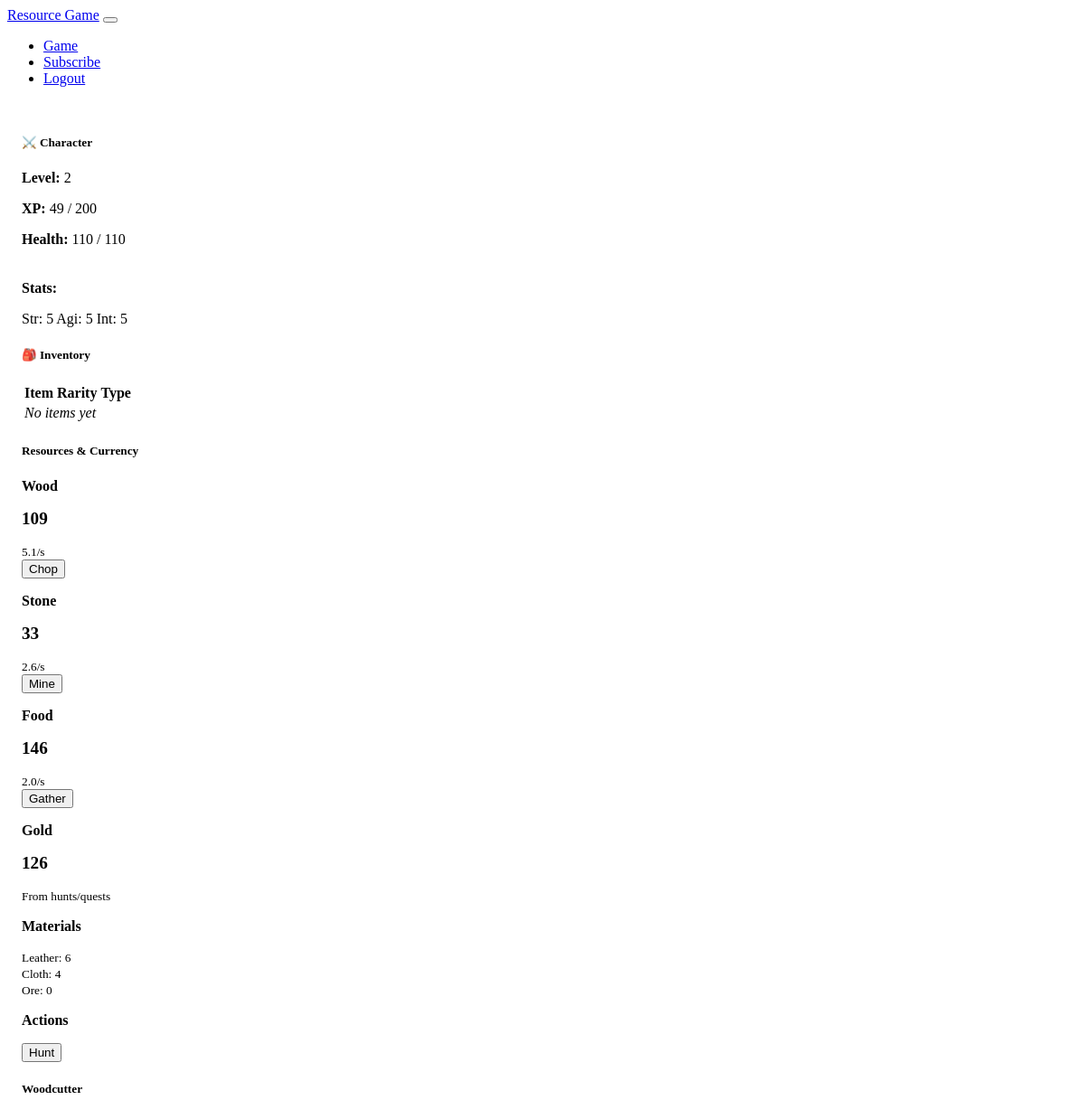
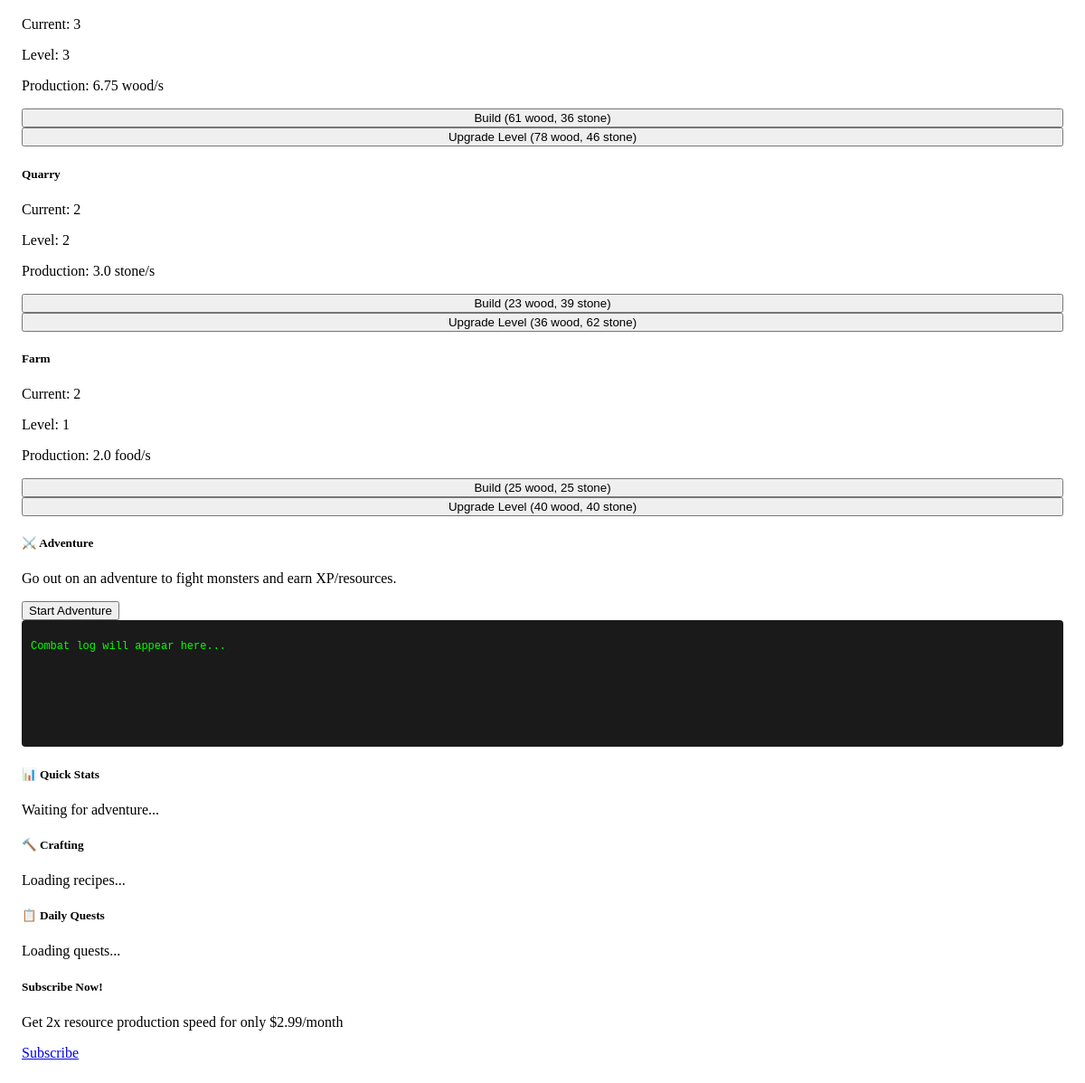
Page /game (signed in) on the committed database (2 pictures, top to bottom).
### models.py (models this page shows, shortened)
class PlayerStats(db.Model):
    id = db.Column(db.Integer, primary_key=True)
    user_id = db.Column(db.Integer, db.ForeignKey('user.id'))
    level = db.Column(db.Integer, default=1)
    experience = db.Column(db.Integer, default=0)
    health = db.Column(db.Integer, default=100)
    max_health = db.Column(db.Integer, default=100)
    strength = db.Column(db.Integer, default=5)
    agility = db.Column(db.Integer, default=5)
    intelligence = db.Column(db.Integer, default=5)

class Resources(db.Model):
    id = db.Column(db.Integer, primary_key=True)
    user_id = db.Column(db.Integer, db.ForeignKey('user.id'))
    wood = db.Column(db.Integer, default=0)
    stone = db.Column(db.Integer, default=0)
    food = db.Column(db.Integer, default=0)
    leather = db.Column(db.Integer, default=0)
    cloth = db.Column(db.Integer, default=0)
    iron_ore = db.Column(db.Integer, default=0)
    gold = db.Column(db.Integer, default=0)
    last_update = db.Column(db.DateTime, default=datetime.utcnow)
    last_hunt = db.Column(db.DateTime, default=datetime.utcnow)

class Buildings(db.Model):
    id = db.Column(db.Integer, primary_key=True)
    user_id = db.Column(db.Integer, db.ForeignKey('user.id'))
    woodcutter = db.Column(db.Integer, default=0)
    woodcutter_level = db.Column(db.Integer, default=1)
    quarry = db.Column(db.Integer, default=0)
    quarry_level = db.Column(db.Integer, default=1)
    farm = db.Column(db.Integer, default=0)
    farm_level = db.Column(db.Integer, default=1)

class User(UserMixin, db.Model):
    id = db.Column(db.Integer, primary_key=True)
    username = db.Column(db.String(64), unique=True, nullable=False)
    email = db.Column(db.String(120), unique=True, nullable=False)
    password_hash = db.Column(db.String(256))
    is_subscribed = db.Column(db.Boolean, default=False)
    subscription_end = db.Column(db.DateTime)
    resources = db.relationship('Resources', backref='user', uselist=False)
    buildings = db.relationship('Buildings', backref='user', uselist=False)
    stats = db.relationship('PlayerStats', backref='user', uselist=False)
    inventory_items = db.relationship('EquippedItem', backref='user')

### routes.py (the view)
@app.route('/game')
@login_required
def game():
    GameLogic.update_resources(current_user)
    db.session.commit()
    costs = {
        'woodcutter': GameLogic.get_building_costs('woodcutter', current_user.buildings.woodcutter, current_user.buildings.woodcutter_level),
        'quarry': GameLogic.get_building_costs('quarry', current_user.buildings.quarry, current_user.buildings.quarry_level),
        'farm': GameLogic.get_building_costs('farm', current_user.buildings.farm, current_user.buildings.farm_level),
    }
    upgrade_costs = {
        'woodcutter': GameLogic.get_upgrade_costs('woodcutter', current_user.buildings.woodcutter_level),
        'quarry': GameLogic.get_upgrade_costs('quarry', current_user.buildings.quarry_level),
        'farm': GameLogic.get_upgrade_costs('farm', current_user.buildings.farm_level),
    }
    return render_template('game.html', costs=costs, upgrade_costs=upgrade_costs)

### templates/game.html (shortened to what this page needs)
{% extends "layout.html" %}
{% block content %}
<div class="game-container">
    <div class="row mb-3">
        <div class="col-md-4">
            <div class="card">
                <div class="card-body">
                    <h5 class="card-title">⚔️ Character</h5>
                    <p><strong>Level:</strong> <span id="level">{{ current_user.stats.level }}</span></p>
                    <p><strong>XP:</strong> <span id="experience">{{ current_user.stats.experience }}</span> / {{ current_user.stats.level * 100 }}</p>
                    <div class="mb-3">
                        <strong>Health:</strong> <span id="health">{{ current_user.stats.health }}</span> / <span id="max_health">{{ current_user.stats.max_health }}</span>
                        <div class="progress" style="height: 20px;">
                        </div>
                    </div>
                    <p><strong>Stats:</strong></p>
                    <p class="mb-0">Str: <span id="strength" class="badge bg-danger">{{ current_user.stats.strength }}</span>
                    Agi: <span id="agility" class="badge bg-warning">{{ current_user.stats.agility }}</span>
                    Int: <span id="intelligence" class="badge bg-info">{{ current_user.stats.intelligence }}</span></p>
                </div>
            </div>
        </div>
        <div class="col-md-8">
            <div class="card">
                <div class="card-body">
                    <h5 class="card-title">🎒 Inventory</h5>
                    <table class="table table-sm" id="inventory-table">
                        <thead><tr><th>Item</th><th>Rarity</th><th>Type</th></tr></thead>
                        <tbody>
                        {% for equipped in current_user.inventory_items %}
                            <tr><td>{{ equipped.item.name }}</td><td><span class="badge bg-secondary">{{ equipped.item.rarity }}</span></td><td>{{ equipped.item.item_type }}</td></tr>
                        {% else %}
                            <tr><td colspan="3" class="text-center"><em>No items yet</em></td></tr>
                        {% endfor %}
                        </tbody>
                    </table>
                </div>
            </div>
        </div>
    </div>
    <div class="row mb-4">
        <div class="col-md-12">
            <div class="card">
                <div class="card-body">
                    <h5 class="card-title text-center mb-4">Resources & Currency</h5>
                    <div class="row">
                        <div class="col-md-2">
                            <p><strong>Wood</strong></p>
                            <p class="mb-1"><span id="wood" class="resource-counter">{{ current_user.resources.wood }}</span></p>
                            <small class="text-muted" id="wood-rate">{{ (current_user.buildings.woodcutter * 1.3 ** (current_user.buildings.woodcutter_level - 1) * (2 if current_user.is_subscribed else 1)) | round(1) }}/s</small>
                            <div class="mt-2">
                                <button class="btn btn-sm btn-secondary gather-btn w-100" data-resource="wood">
                                    Chop
                                </button>
                            </div>
                        </div>
                        <div class="col-md-2">
                            <p><strong>Stone</strong></p>
                            <p class="mb-1"><span id="stone" class="resource-counter">{{ current_user.resources.stone }}</span></p>
                            <small class="text-muted" id="stone-rate">{{ (current_user.buildings.quarry * 1.3 ** (current_user.buildings.quarry_level - 1) * (2 if current_user.is_subscribed else 1)) | round(1) }}/s</small>
                            <div class="mt-2">
                                <button class="btn btn-sm btn-secondary gather-btn w-100" data-resource="stone">
                                    Mine
                                </button>
                            </div>
                        </div>
                        <div class="col-md-2">
                            <p><strong>Food</strong></p>
                            <p class="mb-1"><span id="food" class="resource-counter">{{ current_user.resources.food }}</span></p>
                            <small class="text-muted" id="food-rate">{{ (current_user.buildings.farm * 1.3 ** (current_user.buildings.farm_level - 1) * (2 if current_user.is_subscribed else 1)) | round(1) }}/s</small>
                            <div class="mt-2">
                                <button class="btn btn-sm btn-secondary gather-btn w-100" data-resource="food">
                                    Gather
                                </button>
                            </div>
                        </div>
                        <div class="col-md-2">
                            <p><strong>Gold</strong></p>
                            <p class="mb-1"><span id="gold" class="resource-counter text-warning">{{ current_user.resources.gold }}</span></p>
                            <small class="text-muted">From hunts/quests</small>
                        </div>
                        <div class="col-md-2">
                            <p><strong>Materials</strong></p>
                            <small>Leather: <span id="leather">{{ current_user.resources.leather }}</span></small><br>
                            <small>Cloth: <span id="cloth">{{ current_user.resources.cloth }}</span></small><br>
                            <small>Ore: <span id="iron_ore">{{ current_user.resources.iron_ore }}</span></small>
                        </div>
                        <div class="col-md-2">
                            <p><strong>Actions</strong></p>
                            <button id="hunt-btn" class="btn btn-sm btn-success w-100 hunt-cooldown">
                                Hunt
                            </button>
                        </div>
                    </div>
                </div>
            </div>
        </div>
    </div>
    <div class="row">
        <div class="col-md-4">
            <div class="card">
                <div class="card-body text-center">
                    <h5 class="card-title">Woodcutter</h5>
                    <p>Current: <span id="woodcutter-count">{{ current_user.buildings.woodcutter }}</span></p>
                    <p>Level: <span id="woodcutter-level">{{ current_user.buildings.woodcutter_level }}</span></p>
                    <p>Production: {{ current_user.buildings.woodcutter * (2 if current_user.is_subscribed else 1) * (1.5 ** (current_user.buildings.woodcutter_level - 1)) }} wood/s</p>
                    <button class="btn btn-primary build-btn mb-2" data-building="woodcutter">
                        Build (<span class="cost-wood">{{ costs.woodcutter.wood }}</span> wood, <span class="cost-stone">{{ costs.woodcutter.stone }}</span> stone)
                    </button>
                    <button class="btn btn-secondary upgrade-btn" data-building="woodcutter">
                        Upgrade Level (<span class="cost-wood">{{ upgrade_costs.woodcutter.wood }}</span> wood, <span class="cost-stone">{{ upgrade_costs.woodcutter.stone }}</span> stone)
                    </button>
                </div>
            </div>
        </div>
        <div class="col-md-4">
            <div class="card">
                <div class="card-body text-center">
                    <h5 class="card-title">Quarry</h5>
                    <p>Current: <span id="quarry-count">{{ current_user.buildings.quarry }}</span></p>
                    <p>Level: <span id="quarry-level">{{ current_user.buildings.quarry_level }}</span></p>
                    <p>Production: {{ current_user.buildings.quarry * (2 if current_user.is_subscribed else 1) * (1.5 ** (current_user.buildings.quarry_level - 1)) }} stone/s</p>
                    <button class="btn btn-primary build-btn mb-2" data-building="quarry">
                        Build (<span class="cost-wood">{{ costs.quarry.wood }}</span> wood, <span class="cost-stone">{{ costs.quarry.stone }}</span> stone)
                    </button>
                    <button class="btn btn-secondary upgrade-btn" data-building="quarry">
                        Upgrade Level (<span class="cost-wood">{{ upgrade_costs.quarry.wood }}</span> wood, <span class="cost-stone">{{ upgrade_costs.quarry.stone }}</span> stone)
                    </button>
                </div>
            </div>
        </div>
        <div class="col-md-4">
            <div class="card">
                <div class="card-body text-center">
                    <h5 class="card-title">Farm</h5>
                    <p>Current: <span id="farm-count">{{ current_user.buildings.farm }}</span></p>
                    <p>Level: <span id="farm-level">{{ current_user.buildings.farm_level }}</span></p>
                    <p>Production: {{ current_user.buildings.farm * (2 if current_user.is_subscribed else 1) * (1.5 ** (current_user.buildings.farm_level - 1)) }} food/s</p>
                    <button class="btn btn-primary build-btn mb-2" data-building="farm">
                        Build (<span class="cost-wood">{{ costs.farm.wood }}</span> wood, <span class="cost-stone">{{ costs.farm.stone }}</span> stone)
                    </button>
                    <button class="btn btn-secondary upgrade-btn" data-building="farm">
                        Upgrade Level (<span class="cost-wood">{{ upgrade_costs.farm.wood }}</span> wood, <span class="cost-stone">{{ upgrade_costs.farm.stone }}</span> stone)
                    </button>
                </div>
            </div>
        </div>
    </div>
    <div class="row mt-4">
        <div class="col-md-8">
            <div class="card">
                <div class="card-body">
                    <h5 class="card-title">⚔️ Adventure</h5>
                    <p class="text-muted">Go out on an adventure to fight monsters and earn XP/resources.</p>
                    <button id="adventure-btn" class="btn btn-warning btn-lg">Start Adventure</button>
                    <div id="adventure-log" class="mt-3" style="min-height: 120px; background: #1a1a1a; color: #0f0; padding: 10px; border-radius: 4px; font-family: monospace; font-size: 12px; overflow-y: auto; max-height: 200px;">
                        <p class="text-muted">Combat log will appear here...</p>
                    </div>
                </div>
            </div>
        </div>
        <div class="col-md-4">
            <div class="card bg-dark text-light">
                <div class="card-body">
                    <h5 class="card-title">📊 Quick Stats</h5>
                    <div id="combat-stats">
                        <p>Waiting for adventure...</p>
                    </div>
                </div>
            </div>
        </div>
    </div>
    <div class="row mt-4">
        <div class="col-md-6">
            <div class="card">
                <div class="card-body">
                    <h5 class="card-title">🔨 Crafting</h5>
                    <div id="recipes-list">
                        <p class="text-muted">Loading recipes...</p>
                    </div>
                </div>
            </div>
        </div>
        <div class="col-md-6">
            <div class="card">
                <div class="card-body">
                    <h5 class="card-title">📋 Daily Quests</h5>
                    <div id="quests-list">
                        <p class="text-muted">Loading quests...</p>
                    </div>
                </div>
            </div>
        </div>
    </div>
    {% if not current_user.is_subscribed %}
    <div class="row mt-4">
        <div class="col-12">
            <div class="alert alert-info text-center">
                <h5>Subscribe Now!</h5>
                <p>Get 2x resource production speed for only $2.99/month</p>
                <a href="{{ url_for('subscribe') }}" class="btn btn-primary">Subscribe</a>
            </div>
        </div>
    </div>
    {% endif %}
</div>
{% endblock %}

### templates/layout.html (shortened to what this page needs)
<!DOCTYPE html>
<html data-bs-theme="dark">
<head>
    <link rel="stylesheet" href="https://cdn.replit.com/agent/bootstrap-agent-dark-theme.min.css">
    <link rel="stylesheet" href="{{ url_for('static', filename='css/custom.css') }}">
</head>
<body>
    <nav class="navbar navbar-expand-lg navbar-dark bg-dark mb-4">
        <div class="container">
            <a class="navbar-brand" href="{{ url_for('index') }}">Resource Game</a>
            <button class="navbar-toggler" type="button" data-bs-toggle="collapse" data-bs-target="#navbarNav">
            </button>
            <div class="collapse navbar-collapse" id="navbarNav">
                <ul class="navbar-nav ms-auto">
                    {% if current_user.is_authenticated %}
                        <li class="nav-item">
                            <a class="nav-link" href="{{ url_for('game') }}">Game</a>
                        </li>
                        {% if not current_user.is_subscribed %}
                            <li class="nav-item">
                                <a class="nav-link" href="{{ url_for('subscribe') }}">Subscribe</a>
                            </li>
                        {% endif %}
                        <li class="nav-item">
                            <a class="nav-link" href="{{ url_for('logout') }}">Logout</a>
                        </li>
                    {% endif %}
                </ul>
            </div>
        </div>
    </nav>
    <div class="container">
        {% block content %}{% endblock %}
    </div>
</body>
</html>

### rows in the picture
PlayerStats: stats.level "2", stats.experience "49", current_user.stats.level*100 "200", stats.health "110", stats.max_health "110", stats.strength "5", stats.agility "5", stats.intelligence "5"
Resources: resources.wood "109", resources.stone "33", resources.food "146", resources.gold "126", resources.leather "6", resources.cloth "4", resources.iron_ore "0"
Buildings: woodcutter+woodcutter_level "5.1", quarry+quarry_level "2.6", farm+farm_level "2.0", buildings.woodcutter "3", buildings.woodcutter_level "3", buildings "6.75", buildings.quarry "2", buildings.quarry_level "2", buildings "3.0", buildings.farm "2", buildings.farm_level "1", buildings "2.0"

### other values in the picture
{{ costs.woodcutter.wood }} "61"
{{ costs.woodcutter.stone }} "36"
{{ upgrade_costs.woodcutter.wood }} "78"
{{ upgrade_costs.woodcutter.stone }} "46"
{{ costs.quarry.wood }} "23"
{{ costs.quarry.stone }} "39"
{{ upgrade_costs.quarry.wood }} "36"
{{ upgrade_costs.quarry.stone }} "62"
{{ costs.farm.wood }} "25"
{{ costs.farm.stone }} "25"
{{ upgrade_costs.farm.wood }} "40"
{{ upgrade_costs.farm.stone }} "40"
